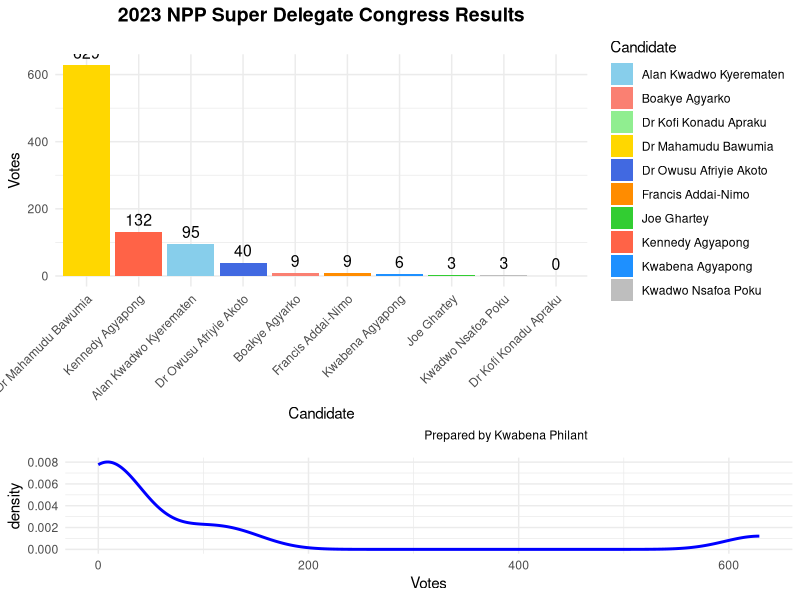
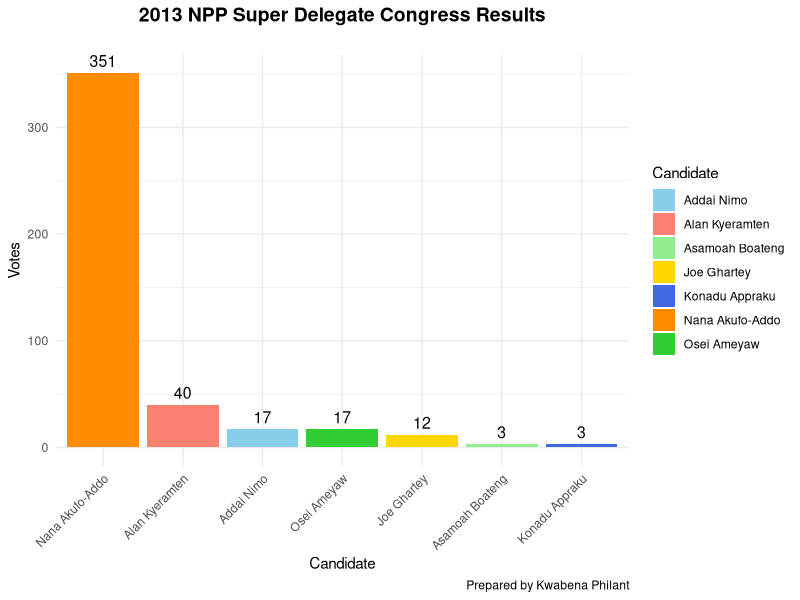

Write R code to recreate these figures, in order.
# Load the ggplot2 library
library(ggplot2)

# Create a data frame with the results
data <- data.frame(
  Candidate = c("Dr Mahamudu Bawumia", "Kennedy Agyapong", "Alan Kwadwo Kyerematen", "Dr Owusu Afriyie Akoto",
                "Francis Addai-Nimo", "Joe Ghartey", "Kwadwo Nsafoa Poku", "Kwabena Agyapong",
                "Boakye Agyarko", "Dr Kofi Konadu Apraku"),
  Votes = c(629, 132, 95, 40, 9, 3, 3, 6, 9, 0)
)

# Create a custom color palette
colors <- c("skyblue", "salmon", "lightgreen", "gold", "royalblue",
            "darkorange", "limegreen", "tomato", "dodgerblue", "gray")

# Create the bar chart with labels
gg <- ggplot(data, aes(x = reorder(Candidate, -Votes), y = Votes, fill = Candidate)) +
  geom_bar(stat = "identity") +
  geom_text(aes(label = Votes), vjust = -0.5, color = "black", size = 4) +
  labs(title = "2023 NPP Super Delegate Congress Results",
       x = "Candidate",
       y = "Votes",
       caption = "Prepared by Kwabena Philant") +
  scale_fill_manual(values = colors) +
  theme_minimal() +
  theme(axis.text.x = element_text(angle = 45, hjust = 1),
        plot.title = element_text(hjust = 0.5, size = 14, face = "bold", margin = margin(b = 20)))

# Create a density plot of the votes
gg_density <- ggplot(data, aes(x = Votes)) +
  geom_density(color = "blue", size = 1) +
  theme_minimal()

# Combine the bar chart and the density plot
library(gridExtra)
grid.arrange(gg, gg_density, heights = c(3, 1))



# Load the ggplot2 library
library(ggplot2)

# Create a data frame with the 2013 results
data_2013 <- data.frame(
  Candidate = c("Nana Akufo-Addo", "Konadu Appraku", "Addai Nimo", "Alan Kyeramten", "Joe Ghartey", "Asamoah Boateng", "Osei Ameyaw"),
  Votes = c(351, 3, 17, 40, 12, 3, 17)
)

# Create a custom color palette
colors <- c("skyblue", "salmon", "lightgreen", "gold", "royalblue", "darkorange", "limegreen")

# Create the bar chart with labels
ggplot(data_2013, aes(x = reorder(Candidate, -Votes), y = Votes, fill = Candidate)) +
  geom_bar(stat = "identity") +
  geom_text(aes(label = Votes), vjust = -0.5, color = "black", size = 4) +
  labs(title = "2013 NPP Super Delegate Congress Results",
       x = "Candidate",
       y = "Votes",
       caption = "Prepared by Kwabena Philant") +
  scale_fill_manual(values = colors) +
  theme_minimal() +
  theme(axis.text.x = element_text(angle = 45, hjust = 1),
        plot.title = element_text(hjust = 0.5, size = 14, face = "bold", margin = margin(b = 20)))

